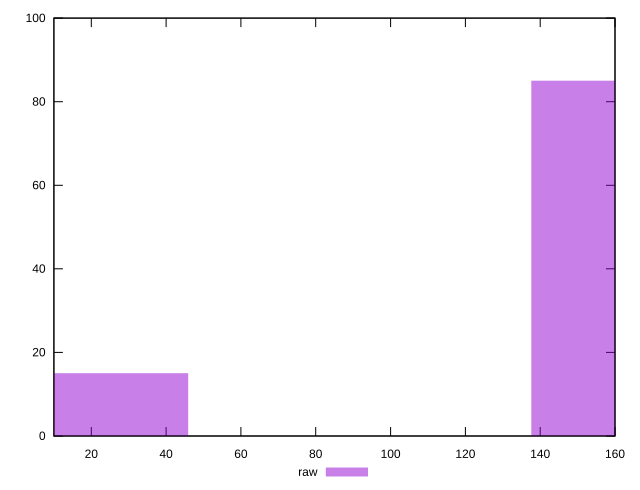

This chart was generated by the following gnuplot code:
reset
set terminal svg size 640, 490 enhanced background rgb 'white'
set output "report_00007_2020-12-11T15:55:29.892Z/uses-http2/samples/pages+cached+noexternal+nojs/raw/histogram.svg"

$raw <<EOF
0 15
183.50597284368345 85
EOF

set key outside below
set boxwidth 91.75298642184173
set yrange [0:100]
set style fill transparent solid 0.5 noborder

plot \
  $raw title "raw" with boxes, \


reset
